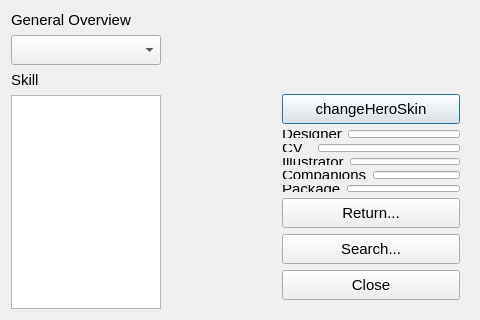
<?xml version="1.0" encoding="UTF-8"?>
<ui version="4.0">
 <class>GeneralOverview</class>
 <widget class="QDialog" name="GeneralOverview">
  <property name="windowModality">
   <enum>Qt::NonModal</enum>
  </property>
  <property name="geometry">
   <rect>
    <x>0</x>
    <y>0</y>
    <width>480</width>
    <height>320</height>
   </rect>
  </property>
  <property name="minimumSize">
   <size>
    <width>480</width>
    <height>320</height>
   </size>
  </property>
  <property name="baseSize">
   <size>
    <width>0</width>
    <height>0</height>
   </size>
  </property>
  <property name="windowTitle">
   <string>General Overview</string>
  </property>
  <property name="styleSheet">
   <string notr="true"/>
  </property>
  <layout class="QGridLayout" name="gridLayout">
   <item row="0" column="4" rowspan="5">
    <layout class="QHBoxLayout" name="horizontalLayout">
     <item>
      <widget class="QFrame" name="frame2">
       <property name="sizePolicy">
        <sizepolicy hsizetype="Preferred" vsizetype="Expanding">
         <horstretch>0</horstretch>
         <verstretch>0</verstretch>
        </sizepolicy>
       </property>
       <layout class="QVBoxLayout" name="verticalLayout_3">
        <item>
         <widget class="QScrollArea" name="scrollArea">
          <property name="sizePolicy">
           <sizepolicy hsizetype="Preferred" vsizetype="Expanding">
            <horstretch>0</horstretch>
            <verstretch>0</verstretch>
           </sizepolicy>
          </property>
          <property name="minimumSize">
           <size>
            <width>271</width>
            <height>0</height>
           </size>
          </property>
          <property name="maximumSize">
           <size>
            <width>271</width>
            <height>16777215</height>
           </size>
          </property>
          <property name="frameShape">
           <enum>QFrame::NoFrame</enum>
          </property>
          <property name="widgetResizable">
           <bool>true</bool>
          </property>
          <widget class="QWidget" name="scrollAreaWidgetContents">
           <property name="geometry">
            <rect>
             <x>0</x>
             <y>0</y>
             <width>271</width>
             <height>76</height>
            </rect>
           </property>
          </widget>
         </widget>
        </item>
        <item>
         <layout class="QHBoxLayout" name="horizontalLayout_2">
          <item>
           <widget class="QLabel" name="generalPhoto">
            <property name="minimumSize">
             <size>
              <width>100</width>
              <height>145</height>
             </size>
            </property>
            <property name="text">
             <string/>
            </property>
            <property name="pixmap">
             <pixmap>../image/generals/card/caocao.jpg</pixmap>
            </property>
           </widget>
          </item>
          <item>
           <layout class="QVBoxLayout" name="verticalLayout_5">
            <item>
             <widget class="QPushButton" name="changeHeroSkinButton">
              <property name="minimumSize">
               <size>
                <width>50</width>
                <height>30</height>
               </size>
              </property>
              <property name="font">
               <font>
                <pointsize>11</pointsize>
               </font>
              </property>
              <property name="text">
               <string>changeHeroSkin</string>
              </property>
             </widget>
            </item>
            <item>
             <layout class="QVBoxLayout" name="verticalLayout">
              <item>
               <layout class="QHBoxLayout" name="horizontalLayout_4">
                <item>
                 <widget class="QLabel" name="designerLabel">
                  <property name="sizePolicy">
                   <sizepolicy hsizetype="Expanding" vsizetype="Fixed">
                    <horstretch>0</horstretch>
                    <verstretch>0</verstretch>
                   </sizepolicy>
                  </property>
                  <property name="font">
                   <font>
                    <pointsize>11</pointsize>
                   </font>
                  </property>
                  <property name="text">
                   <string>Designer</string>
                  </property>
                 </widget>
                </item>
                <item>
                 <widget class="QLineEdit" name="designerLineEdit">
                  <property name="sizePolicy">
                   <sizepolicy hsizetype="Expanding" vsizetype="Fixed">
                    <horstretch>0</horstretch>
                    <verstretch>0</verstretch>
                   </sizepolicy>
                  </property>
                  <property name="font">
                   <font>
                    <pointsize>11</pointsize>
                   </font>
                  </property>
                  <property name="alignment">
                   <set>Qt::AlignRight|Qt::AlignTrailing|Qt::AlignVCenter</set>
                  </property>
                  <property name="readOnly">
                   <bool>true</bool>
                  </property>
                 </widget>
                </item>
               </layout>
              </item>
              <item>
               <layout class="QHBoxLayout" name="horizontalLayout_3">
                <item>
                 <widget class="QLabel" name="cvLabel">
                  <property name="sizePolicy">
                   <sizepolicy hsizetype="Expanding" vsizetype="Fixed">
                    <horstretch>0</horstretch>
                    <verstretch>0</verstretch>
                   </sizepolicy>
                  </property>
                  <property name="font">
                   <font>
                    <pointsize>11</pointsize>
                   </font>
                  </property>
                  <property name="text">
                   <string>CV</string>
                  </property>
                 </widget>
                </item>
                <item>
                 <widget class="QLineEdit" name="cvLineEdit">
                  <property name="sizePolicy">
                   <sizepolicy hsizetype="Expanding" vsizetype="Fixed">
                    <horstretch>0</horstretch>
                    <verstretch>0</verstretch>
                   </sizepolicy>
                  </property>
                  <property name="font">
                   <font>
                    <pointsize>11</pointsize>
                   </font>
                  </property>
                  <property name="frame">
                   <bool>true</bool>
                  </property>
                  <property name="alignment">
                   <set>Qt::AlignRight|Qt::AlignTrailing|Qt::AlignVCenter</set>
                  </property>
                  <property name="readOnly">
                   <bool>true</bool>
                  </property>
                 </widget>
                </item>
               </layout>
              </item>
              <item>
               <layout class="QHBoxLayout" name="horizontalLayout_5">
                <item>
                 <widget class="QLabel" name="illustratorLabel">
                  <property name="sizePolicy">
                   <sizepolicy hsizetype="Expanding" vsizetype="Fixed">
                    <horstretch>0</horstretch>
                    <verstretch>0</verstretch>
                   </sizepolicy>
                  </property>
                  <property name="font">
                   <font>
                    <pointsize>11</pointsize>
                   </font>
                  </property>
                  <property name="text">
                   <string>Illustrator</string>
                  </property>
                 </widget>
                </item>
                <item>
                 <widget class="QLineEdit" name="illustratorLineEdit">
                  <property name="sizePolicy">
                   <sizepolicy hsizetype="Expanding" vsizetype="Fixed">
                    <horstretch>0</horstretch>
                    <verstretch>0</verstretch>
                   </sizepolicy>
                  </property>
                  <property name="font">
                   <font>
                    <pointsize>11</pointsize>
                   </font>
                  </property>
                  <property name="frame">
                   <bool>true</bool>
                  </property>
                  <property name="alignment">
                   <set>Qt::AlignRight|Qt::AlignTrailing|Qt::AlignVCenter</set>
                  </property>
                  <property name="readOnly">
                   <bool>true</bool>
                  </property>
                 </widget>
                </item>
               </layout>
              </item>
              <item>
               <layout class="QHBoxLayout" name="companionsLayout">
                <item>
                 <widget class="QLabel" name="companionsLabel">
                  <property name="sizePolicy">
                   <sizepolicy hsizetype="Expanding" vsizetype="Fixed">
                    <horstretch>0</horstretch>
                    <verstretch>0</verstretch>
                   </sizepolicy>
                  </property>
                  <property name="font">
                   <font>
                    <pointsize>11</pointsize>
                   </font>
                  </property>
                  <property name="text">
                   <string>Companions</string>
                  </property>
                 </widget>
                </item>
                <item>
                 <widget class="QLineEdit" name="companionsLineEdit">
                  <property name="font">
                   <font>
                    <pointsize>11</pointsize>
                   </font>
                  </property>
                  <property name="alignment">
                   <set>Qt::AlignRight|Qt::AlignTrailing|Qt::AlignVCenter</set>
                  </property>
                  <property name="readOnly">
                   <bool>true</bool>
                  </property>
                 </widget>
                </item>
               </layout>
              </item>
              <item>
               <layout class="QHBoxLayout" name="packageLayout">
                <item>
                 <widget class="QLabel" name="packageLabel">
                  <property name="sizePolicy">
                   <sizepolicy hsizetype="Expanding" vsizetype="Fixed">
                    <horstretch>0</horstretch>
                    <verstretch>0</verstretch>
                   </sizepolicy>
                  </property>
                  <property name="font">
                   <font>
                    <pointsize>11</pointsize>
                   </font>
                  </property>
                  <property name="text">
                   <string>Package</string>
                  </property>
                 </widget>
                </item>
                <item>
                 <widget class="QLineEdit" name="packageLineEdit">
                  <property name="enabled">
                   <bool>true</bool>
                  </property>
                  <property name="font">
                   <font>
                    <pointsize>11</pointsize>
                   </font>
                  </property>
                  <property name="alignment">
                   <set>Qt::AlignRight|Qt::AlignTrailing|Qt::AlignVCenter</set>
                  </property>
                  <property name="readOnly">
                   <bool>true</bool>
                  </property>
                 </widget>
                </item>
               </layout>
              </item>
             </layout>
            </item>
            <item>
             <widget class="QPushButton" name="returnButton">
              <property name="minimumSize">
               <size>
                <width>50</width>
                <height>30</height>
               </size>
              </property>
              <property name="font">
               <font>
                <pointsize>11</pointsize>
               </font>
              </property>
              <property name="text">
               <string>Return...</string>
              </property>
             </widget>
            </item>
            <item>
             <widget class="QPushButton" name="searchButton">
              <property name="minimumSize">
               <size>
                <width>50</width>
                <height>30</height>
               </size>
              </property>
              <property name="font">
               <font>
                <pointsize>11</pointsize>
               </font>
              </property>
              <property name="text">
               <string>Search...</string>
              </property>
             </widget>
            </item>
            <item>
             <widget class="QPushButton" name="closeButton">
              <property name="minimumSize">
               <size>
                <width>50</width>
                <height>30</height>
               </size>
              </property>
              <property name="font">
               <font>
                <pointsize>11</pointsize>
               </font>
              </property>
              <property name="text">
               <string>Close</string>
              </property>
             </widget>
            </item>
           </layout>
          </item>
         </layout>
        </item>
       </layout>
      </widget>
     </item>
    </layout>
   </item>
   <item row="0" column="2" rowspan="5" colspan="2">
    <layout class="QVBoxLayout" name="verticalLayout_6">
     <item>
      <widget class="QLabel" name="titleLabel">
       <property name="font">
        <font>
         <pointsize>11</pointsize>
        </font>
       </property>
       <property name="text">
        <string>General Overview</string>
       </property>
      </widget>
     </item>
     <item>
      <widget class="QComboBox" name="comboBox">
       <property name="sizePolicy">
        <sizepolicy hsizetype="Expanding" vsizetype="Preferred">
         <horstretch>0</horstretch>
         <verstretch>0</verstretch>
        </sizepolicy>
       </property>
       <property name="minimumSize">
        <size>
         <width>150</width>
         <height>30</height>
        </size>
       </property>
       <property name="maximumSize">
        <size>
         <width>300</width>
         <height>16777215</height>
        </size>
       </property>
       <property name="font">
        <font>
         <pointsize>13</pointsize>
        </font>
       </property>
      </widget>
     </item>
     <item>
      <widget class="QLabel" name="skillLabel">
       <property name="font">
        <font>
         <pointsize>11</pointsize>
        </font>
       </property>
       <property name="text">
        <string>Skill</string>
       </property>
      </widget>
     </item>
     <item>
      <widget class="QTextEdit" name="skillTextEdit">
       <property name="minimumSize">
        <size>
         <width>150</width>
         <height>0</height>
        </size>
       </property>
       <property name="maximumSize">
        <size>
         <width>300</width>
         <height>16777215</height>
        </size>
       </property>
       <property name="font">
        <font>
         <pointsize>11</pointsize>
        </font>
       </property>
       <property name="readOnly">
        <bool>true</bool>
       </property>
      </widget>
     </item>
    </layout>
   </item>
  </layout>
 </widget>
 <resources/>
 <connections/>
</ui>
